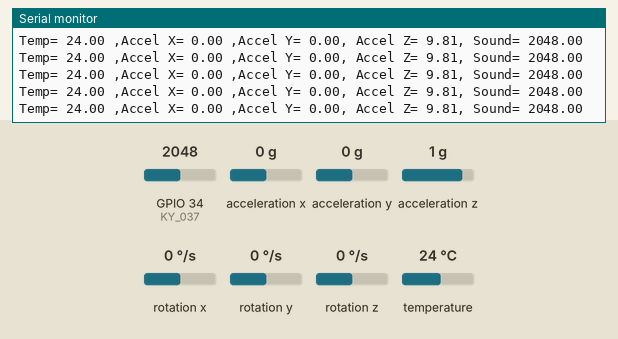
The sketch below on a simulated ESP32. On the bench: the last lines printed to the serial monitor. The inputs (shaded band) are chosen by the test bench; at power-on: acceleration x 0 g, GPIO 34 (KY_037) = 2048, acceleration y 0 g, acceleration z 1 g, temperature 24 °C, rotation x 0 °/s, rotation y 0 °/s, rotation z 0 °/s. WiFi joins after 1.5 s; servers stay silent unless stated.

Above: at 4.2 s.
4.3 s: acceleration x set to -1.4 g
At 4.35 s:
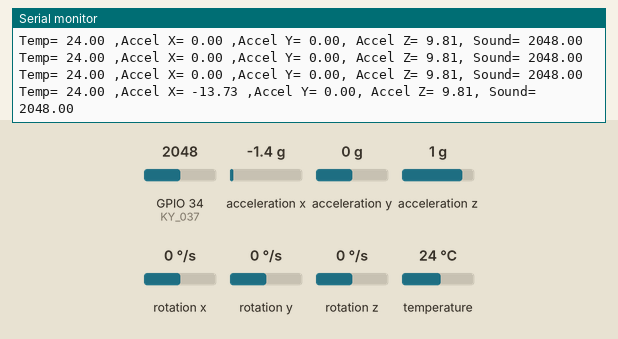
5.8 s: GPIO 34 (KY_037) set to 2866
At 5.81 s:
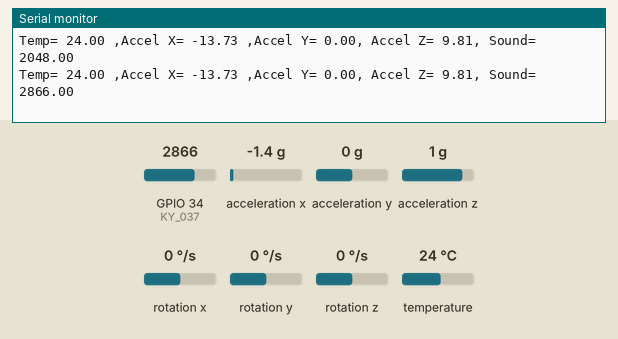
7.3 s: acceleration y set to -1.4 g
At 7.36 s:
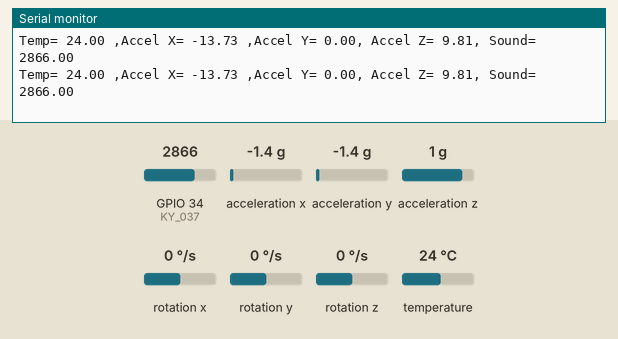
8.8 s: acceleration z set to -1.4 g
At 8.82 s:
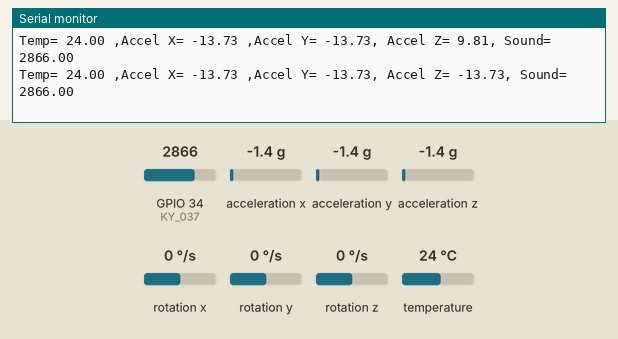
10.3 s: GPIO 34 (KY_037) set to 3972
At 10.38 s:
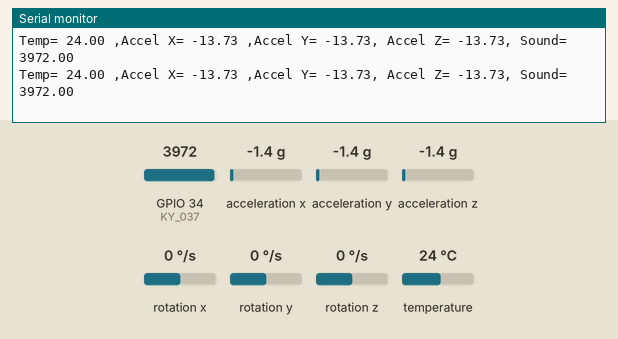
11.8 s: temperature set to 12 °C
At 11.84 s:
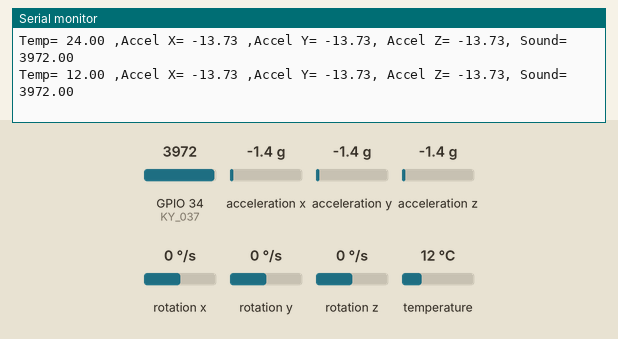
Timing chart, 0 to 14.3 s (numbered marks = the images above; inputs shaded):
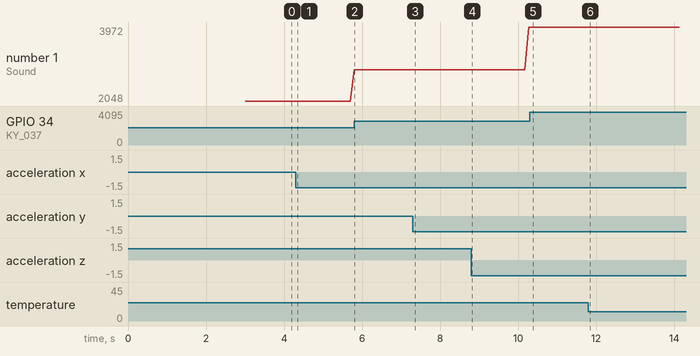

The sketch:

Untitled_sep07a.ino
```cpp
#include "arduino_secrets.h"
/*
  Sketch generated by the Arduino IoT Cloud Thing "Untitled"
  https://create.arduino.cc/cloud/things/77acd586-78cd-4dbc-8bc8-1a394f1587f8

  Arduino IoT Cloud Variables description

  The following variables are automatically generated and updated when changes are made to the Thing

  CloudAcceleration accel_x;
  CloudAcceleration accel_y;
  CloudAcceleration accel_z;
  CloudElectricPotential sound;
  CloudLocation position;

  Variables which are marked as READ/WRITE in the Cloud Thing will also have functions
  which are called when their values are changed from the Dashboard.
  These functions are generated with the Thing and added at the end of this sketch.
*/

#include "thingProperties.h"

#include <Adafruit_MPU6050.h>
#include <Adafruit_Sensor.h>
#include <Wire.h>
#include <math.h>

Adafruit_MPU6050 mpu;
const int KY_037 = 34;


void setup() {
  // Initialize serial and wait for port to open:
  Serial.begin(115200);
  delay(500);
  Serial.println("Initialize");
  // Try to initialize!
  if (!mpu.begin()) {
    Serial.println("Failed to find MPU6050 chip");
    while (1) {
      Serial.println("Failed to find MPU6050 chip");
      delay(10);
    }
  }
  Serial.println("MPU6050 Found!");
  // set accelerometer range to +-8G
  mpu.setAccelerometerRange(MPU6050_RANGE_8_G);
  // set gyro range to +- 500 deg/s
  mpu.setGyroRange(MPU6050_RANGE_500_DEG);
  // set filter bandwidth to 21 Hz
  mpu.setFilterBandwidth(MPU6050_BAND_21_HZ);
  delay(1000);

  Serial.print("Temp,x,y,z,sound");
  // This delay gives the chance to wait for a Serial Monitor without blocking if none is found
  delay(1500);

  // Defined in thingProperties.h
  initProperties();

  // Connect to Arduino IoT Cloud
  ArduinoCloud.begin(ArduinoIoTPreferredConnection);

  /*
     The following function allows you to obtain more information
     related to the state of network and IoT Cloud connection and errors
     the higher number the more granular information you’ll get.
     The default is 0 (only errors).
     Maximum is 4
 */
  setDebugMessageLevel(2);
  ArduinoCloud.printDebugInfo();
}

void loop() {
  ArduinoCloud.update();
  // Your code here

  sensors_event_t a, g, temp;
  mpu.getEvent(&a, &g, &temp);
  /* Print out the readings */
  //Serial.print("Acceleration X: ");
  Serial.print("Temp= ");
  Serial.print(temp.temperature);
  Serial.print(" ,Accel X= ");
  Serial.print(a.acceleration.x);
  Serial.print(" ,Accel Y= ");
  //Serial.print(", Y: ");
  Serial.print(a.acceleration.y);
  Serial.print(", Accel Z= ");
  //Serial.print(", Z: ");
  Serial.print(a.acceleration.z);
  Serial.print(", Sound= ");
  delay(100);

  accel_x = a.acceleration.x;
  accel_y = a.acceleration.y;
  accel_z = a.acceleration.z;
  sound = analogRead(KY_037);
  Serial.println(sound);
  position = Location(12.8124, 80.2299);


}


/*
  Since AccelX is READ_WRITE variable, onAccelXChange() is
  executed every time a new value is received from IoT Cloud.
*/
void onAccelXChange()  {
  // Add your code here to act upon AccelX change
}

/*
  Since AccelY is READ_WRITE variable, onAccelYChange() is
  executed every time a new value is received from IoT Cloud.
*/
void onAccelYChange()  {
  // Add your code here to act upon AccelY change
}


/*
  Since AccelZ is READ_WRITE variable, onAccelZChange() is
  executed every time a new value is received from IoT Cloud.
*/
void onAccelZChange()  {
  // Add your code here to act upon AccelZ change
}

/*
  Since Temp is READ_WRITE variable, onTempChange() is
  executed every time a new value is received from IoT Cloud.
*/
void onTempChange()  {
  // Add your code here to act upon Temp change
}


/*
  Since Position is READ_WRITE variable, onPositionChange() is
  executed every time a new value is received from IoT Cloud.
*/
void onPositionChange()  {
  // Add your code here to act upon Position change
}


/*
  Since Vibrations is READ_WRITE variable, onVibrationsChange() is
  executed every time a new value is received from IoT Cloud.
*/
void onVibrationsChange()  {
  // Add your code here to act upon Vibrations change
}


/*
  Since Sound is READ_WRITE variable, onSoundChange() is
  executed every time a new value is received from IoT Cloud.
*/
void onSoundChange()  {
  // Add your code here to act upon Sound change
}
```

Measured:
- after the input at 4.3 s, the serial monitor: prints a new line after 0.05 s (image 1)
- after the input at 5.8 s, the serial monitor: prints a new line at once (image 2)
- after the input at 8.8 s, the serial monitor: prints a new line at once (image 4)
- after the input at 10.3 s, the serial monitor: prints a new line after 0.08 s (image 5)
- after the input at 11.8 s, the serial monitor: prints a new line at once (image 6)
- plotted number 1: 2048 → 2866 after the input at 5.8 s, 2866 → 3972 after the input at 8.8 s
